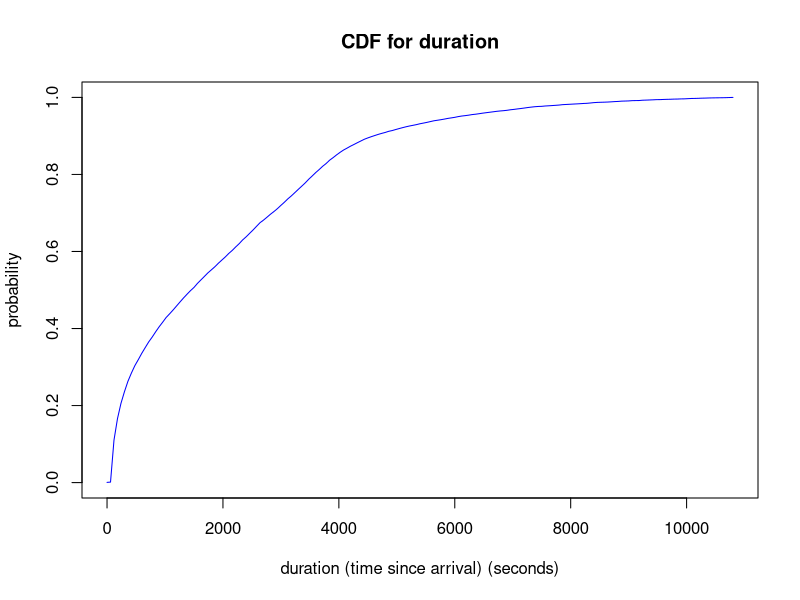
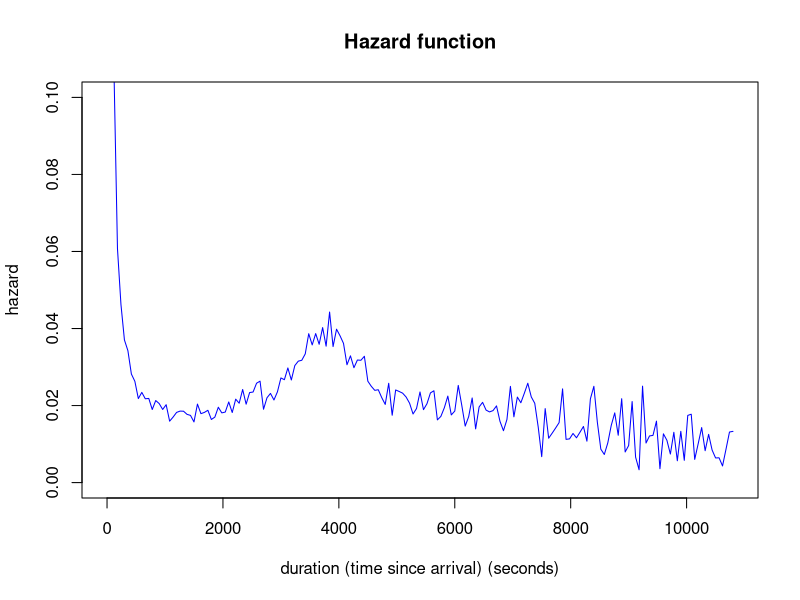

Write R code to recreate these figures, in order.
setwd('~/Work/GovHack2015/ParcMe')
density = read.csv('density_data.csv')
plot(density, col='blue', main="CDF for duration",
     xlab="duration (time since arrival) (seconds)", ylab="probability",
     xlim=c(0, 10800), ylim=c(0, 1), type = 'l')

hazard = read.csv('hazard_data.csv')
plot(hazard$mins, hazard$hazard, col='blue', main="Hazard function",
     xlab="duration (time since arrival) (seconds)", ylab="hazard",
     xlim=c(0, 10800), ylim=c(0, 0.1), type = 'l')
